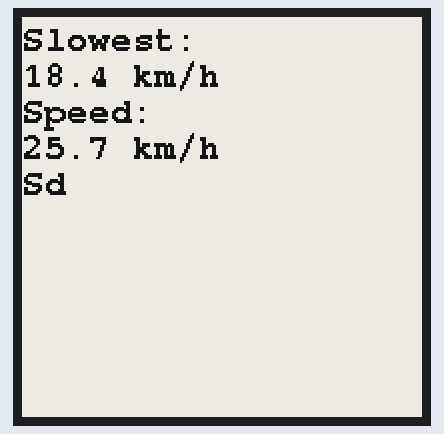
A sketch run on a simulated ESP8266 (NodeMCU). Shown: 200×200 one-colour display. Random numbers use the default seed unless the sketch sets one; what the sketch prints to the serial monitor is not drawn.

Above: at 0.6 s.

The sketch:

PartialUpdateTestnRecv.ino
```cpp
// PartialUpdateExample : example for Waveshare 1.54", 2.31" and 2.9" e-Paper and the same e-papers from Dalian Good Display Inc.
//
// Created by Jean-Marc Zingg based on demo code from Good Display for GDEP015OC1.
//
// The e-paper displays are available from:
//
// https://www.aliexpress.com/store/product/Wholesale-1-54inch-E-Ink-display-module-with-embedded-controller-200x200-Communicate-via-SPI-interface-Supports/216233_32824535312.html
//
// http://www.buy-lcd.com/index.php?route=product/product&path=2897_8363&product_id=35120
// or https://www.aliexpress.com/store/product/E001-1-54-inch-partial-refresh-Small-size-dot-matrix-e-paper-display/600281_32815089163.html
//

// Supporting Arduino Forum Topics:
// Waveshare e-paper displays with SPI: http://forum.arduino.cc/index.php?topic=487007.0
// Good Dispay ePaper for Arduino : https://forum.arduino.cc/index.php?topic=436411.0

// mapping suggestion from Waveshare 2.9inch e-Paper to Wemos D1 mini
// BUSY -> D2, RST -> D4, DC -> D3, CS -> D8, CLK -> D5, DIN -> D7, GND -> GND, 3.3V -> 3.3V

// mapping suggestion from Waveshare 2.9inch e-Paper to generic ESP8266
// BUSY -> GPIO4, RST -> GPIO2, DC -> GPIO0, CS -> GPIO15, CLK -> GPIO14, DIN -> GPIO13, GND -> GND, 3.3V -> 3.3V

// mapping suggestion for ESP32, e.g. LOLIN32, see .../variants/.../pins_arduino.h for your board
// NOTE: there are variants with different pins for SPI ! CHECK SPI PINS OF YOUR BOARD
// BUSY -> 4, RST -> 16, DC -> 17, CS -> SS(5), CLK -> SCK(18), DIN -> MOSI(23), GND -> GND, 3.3V -> 3.3V

// mapping suggestion for AVR, UNO, NANO etc.
// BUSY -> 7, RST -> 9, DC -> 8, CS-> 10, CLK -> 13, DIN -> 11

// include library, include base class, make path known
#include <GxEPD.h>

// select the display class to use, only one
#include <GxGDEP015OC1/GxGDEP015OC1.cpp>    // 1.54" b/w
//#include <GxGDE0213B1/GxGDE0213B1.cpp>      // 2.13" b/w
//#include <GxGDEH029A1/GxGDEH029A1.cpp>      // 2.9" b/w
//#include <GxGDEW042T2/GxGDEW042T2.cpp>      // 4.2" b/w
// these displays do not fully support partial update
//#include <GxGDEW0154Z17/GxGDEW0154Z17.cpp>  // 1.54" b/w/r 152x152
//#include <GxGDEW0213Z16/GxGDEW0213Z16.cpp>  // 2.13" b/w/r
//#include <GxGDEW029Z10/GxGDEW029Z10.cpp>    // 2.9" b/w/r
//#include <GxGDEW027C44/GxGDEW027C44.cpp>    // 2.7" b/w/r
//#include <GxGDEW027W3/GxGDEW027W3.cpp>      // 2.7" b/w
//#include <GxGDEW042Z15/GxGDEW042Z15.cpp>    // 4.2" b/w/r
//#include <GxGDEW0583T7/GxGDEW0583T7.cpp>    // 5.83" b/w
//#include <GxGDEW075T8/GxGDEW075T8.cpp>      // 7.5" b/w
//#include <GxGDEW075Z09/GxGDEW075Z09.cpp>    // 7.5" b/w/r

#include <GxIO/GxIO_SPI/GxIO_SPI.cpp>
#include <GxIO/GxIO.cpp>

// FreeFonts from Adafruit_GFX
#include <Fonts/FreeMonoBold9pt7b.h>

#include GxEPD_BitmapExamples

#if defined(ESP8266)

// generic/common.h
//static const uint8_t SS    = 15; // D8
//static const uint8_t MOSI  = 13; // D7
//static const uint8_t MISO  = 12; // D6
//static const uint8_t SCK   = 14; // D5

GxIO_Class io(SPI, /*CS=D8*/ SS, /*DC=D3*/ 0, /*RST=D4*/ 2); // arbitrary selection of D3(=0), D4(=2), selected for default of GxEPD_Class
GxEPD_Class display(io /*RST=D4*/ /*BUSY=D2*/); // default selection of D4(=2), D2(=4)

#elif defined(ESP32)

// pins_arduino.h, e.g. LOLIN32
//static const uint8_t SS    = 5;
//static const uint8_t MOSI  = 23;
//static const uint8_t MISO  = 19;
//static const uint8_t SCK   = 18;

GxIO_Class io(SPI, /*CS=5*/ SS, /*DC=*/ 17, /*RST=*/ 16); // arbitrary selection of 17, 16
GxEPD_Class display(io, /*RST=*/ 16, /*BUSY=*/ 4); // arbitrary selection of (16), 4

#elif defined(ARDUINO_ARCH_SAMD)

// variant.h of MKR1000
//#define PIN_SPI_MISO  (10u)
//#define PIN_SPI_MOSI  (8u)
//#define PIN_SPI_SCK   (9u)
//#define PIN_SPI_SS    (24u) // should be 4?
// variant.h of MKRZERO
//#define PIN_SPI_MISO  (10u)
//#define PIN_SPI_MOSI  (8u)
//#define PIN_SPI_SCK   (9u)
//#define PIN_SPI_SS    (4u)

GxIO_Class io(SPI, /*CS=*/ 4, /*DC=*/ 7, /*RST=*/ 6);
GxEPD_Class display(io, /*RST=*/ 6, /*BUSY=*/ 5);

#elif defined(ARDUINO_GENERIC_STM32F103C) && defined(MCU_STM32F103C8)

// STM32 Boards(STM32duino.com) Generic STM32F103C series STM32F103C8
// aka BluePill
// board.h
//#define BOARD_SPI1_NSS_PIN        PA4
//#define BOARD_SPI1_MOSI_PIN       PA7
//#define BOARD_SPI1_MISO_PIN       PA6
//#define BOARD_SPI1_SCK_PIN        PA5
//enum {
//    PA0, PA1, PA2, PA3, PA4, PA5, PA6, PA7, PA8, PA9, PA10, PA11, PA12, PA13,PA14,PA15,
//  PB0, PB1, PB2, PB3, PB4, PB5, PB6, PB7, PB8, PB9, PB10, PB11, PB12, PB13,PB14,PB15,
//  PC13, PC14,PC15
//};
// variant.h
//static const uint8_t SS   = BOARD_SPI1_NSS_PIN;
//static const uint8_t SS1  = BOARD_SPI2_NSS_PIN;
//static const uint8_t MOSI = BOARD_SPI1_MOSI_PIN;
//static const uint8_t MISO = BOARD_SPI1_MISO_PIN;
//static const uint8_t SCK  = BOARD_SPI1_SCK_PIN;

// new mapping suggestion for STM32F1, e.g. STM32F103C8T6 "BluePill"
// BUSY -> A1, RST -> A2, DC -> A3, CS-> A4, CLK -> A5, DIN -> A7

GxIO_Class io(SPI, /*CS=*/ SS, /*DC=*/ 3, /*RST=*/ 2);
GxEPD_Class display(io, /*RST=*/ 2, /*BUSY=*/ 1);

#elif defined(ARDUINO_GENERIC_STM32F103V) && defined(MCU_STM32F103VB)

// board.h
//#define BOARD_SPI1_NSS_PIN        PA4
//#define BOARD_SPI1_MOSI_PIN       PA7
//#define BOARD_SPI1_MISO_PIN       PA6
//#define BOARD_SPI1_SCK_PIN        PA5

// STM32 Boards(STM32duino.com) Generic STM32F103V series STM32F103VB
// Good Display DESPI-M01
// note: needs jumper wires from SS=PA4->CS, SCK=PA5->SCK, MOSI=PA7->SDI

GxIO_Class io(SPI, /*CS=*/ SS, /*DC=*/ PE15, /*RST=*/ PE14); // DC, RST as wired by DESPI-M01
GxEPD_Class display(io, /*RST=*/ PE14, /*BUSY=*/ PE13); // RST, BUSY as wired by DESPI-M01

#else

// pins_arduino.h, e.g. AVR
//#define PIN_SPI_SS    (10)
//#define PIN_SPI_MOSI  (11)
//#define PIN_SPI_MISO  (12)
//#define PIN_SPI_SCK   (13)

GxIO_Class io(SPI, /*CS=*/ SS, /*DC=*/ 8, /*RST=*/ 9); // arbitrary selection of 8, 9 selected for default of GxEPD_Class
GxEPD_Class display(io /*RST=9*/ /*BUSY=7*/); // default selection of (9), 7

#endif

#include <RCSwitch.h>

RCSwitch mySwitch = RCSwitch();

double speedSlowest = 18.4;


void setup(void)
{
  Serial.begin(115200);
  Serial.println();
  Serial.println("setup");
  //display.init(115200); // enable diagnostic output on Serial
  display.init(); // disable diagnostic output on Serial
  Serial.println("setup done");
  display.setTextColor(GxEPD_BLACK);
  display.setRotation(0);
  // draw background

  // cope with code size limitation
  //display.drawExampleBitmap(BitmapExample1, sizeof(BitmapExample1));
  display.setFont(&FreeMonoBold9pt7b);

  // partial update to full screen to preset for partial update of box window
  // (this avoids strange background effects)
  //display.drawExampleBitmap(BitmapExample1, sizeof(BitmapExample1), GxEPD::bm_default | GxEPD::bm_partial_update);
  display.setRotation(1);

  mySwitch.enableReceive(0);  // Receiver on inerrupt 0 => that is pin #2

  showPartialUpdate_AVR();
      //showPartialUpdate_AVR2();
      //showPartialUpdate_AVR3();
}

void loop()
{

  //showPartialUpdate_AVR();

  if (mySwitch.available()) {

    int value = mySwitch.getReceivedValue();

    if (value == 0) {
      Serial.print("Unknown encoding");
    } else {
      Serial.print("Received ");
      Serial.print( mySwitch.getReceivedValue() );
      Serial.print(" / ");
      Serial.print( mySwitch.getReceivedBitlength() );
      Serial.print("bit ");
      Serial.print("Protocol: ");
      Serial.println( mySwitch.getReceivedProtocol() );
      Serial.println ( (long) mySwitch.getReceivedRawdata() );

      showPartialUpdate_AVR();

    }
    mySwitch.resetAvailable();
  }

}

void drawCallback()
{
  uint16_t box_x = 0;
  uint16_t box_y = 0;
  uint16_t box_w = 190;
  uint16_t box_h = 180;
  uint16_t cursor_y = box_y + 16;
  display.fillRect(box_x, box_y, box_w, box_h, GxEPD_WHITE);
  display.setCursor(box_x, cursor_y);

  display.println("Slowest:");

  //double randomSpeed0 = ((double) random(110,280)) / 10;
  display.print(String(speedSlowest, 1));
  display.println(" km/h");

  display.println("Speed: ");

  double randomSpeed1 = ((double) random(110,280)) / 10;
  display.print(String(randomSpeed1, 1));
  display.println(" km/h");

  if(randomSpeed1 > speedSlowest){
    display.println("Sd");
  }

  //double randomSpeed2 = ((double) random(800,1300)) / 10;
  //display.print(String(randomSpeed2, 0));
  //display.println(" hz");

  //display.println("Puls: ");

  //double randomPuls = (double) random(80,130);
  //display.print(String(randomPuls, 1));
  //display.println(" bpm");

  /*
  display.print("Slowest: \n");

  double randomSpeed = ((double) random(110,280)) / 10;
  display.print(String(randomSpeed, 1));
  display.print(" km/h");

  cursor_y = cursor_y + 30;
  display.setCursor(box_x, cursor_y);

  display.print("Speed: \n");

  cursor_y = cursor_y + 22;
  display.setCursor(box_x, cursor_y);

  display.print("24 km/h \n");

  cursor_y = cursor_y + 27;
  display.setCursor(box_x, cursor_y);

  display.print("Puls: \n");

  cursor_y = cursor_y + 22;
  display.setCursor(box_x, cursor_y);

  //display.print("120 bpm");
  //display.setFont(&FreeMonoBold9pt7b);
  */
}
/*
void drawCallback2()
{
  uint16_t box_x = 80;
  uint16_t box_y = 110;
  uint16_t box_w = 110;
  uint16_t box_h = 70;
  uint16_t cursor_y = box_y + 16;
  display.fillRect(box_x, box_y, box_w, box_h, GxEPD_WHITE);
  display.setCursor(box_x, cursor_y);
  display.print("Speed: \n");
  display.setCursor(box_x, cursor_y +22);
  display.setFont(&FreeMonoBold12pt7b);

  display.print("24 km/h \n");
  display.setFont(&FreeMonoBold9pt7b);
  display.setCursor(box_x, cursor_y +47);
  display.print("3 Members");

}
/*
void drawCallback3()
{
  uint16_t box_x = 80;
  uint16_t box_y = 60;
  uint16_t box_w = 110;
  uint16_t box_h = 40;
  uint16_t cursor_y = box_y + 16;
  display.fillRect(box_x, box_y, box_w, box_h, GxEPD_WHITE);
  display.setCursor(box_x, cursor_y);
  display.print("! Slower !\n");
}

void drawCallbackDebug()
{
  uint16_t box_x = 80;
  uint16_t box_y = 60;
  uint16_t box_w = 110;
  uint16_t box_h = 70;
  uint16_t cursor_y = box_y + 16;
  display.fillRect(box_x, box_y, box_w, box_h, GxEPD_WHITE);
  display.setCursor(box_x, cursor_y);

  display.print("! Slower !\n");
  cursor_y = cursor_y + 27;
  display.setCursor(box_x, cursor_y);

  display.print("Speed: \n");
  display.setCursor(box_x, cursor_y +22);
  display.setFont(&FreeMonoBold12pt7b);

  display.print("24 km/h \n");
  display.setFont(&FreeMonoBold9pt7b);
  //display.setCursor(box_x, cursor_y +47);
  //display.print("3 Members");

  display.print(mySwitch.getReceivedValue());
}
*/
void showPartialUpdate_AVR()
{
  uint16_t box_x = 0;
  uint16_t box_y = 0;
  uint16_t box_w = 190;
  uint16_t box_h = 180;
  uint16_t cursor_y = box_y + 14;
  display.drawPagedToWindow(drawCallback, box_x, box_y, box_w, box_h);
}
/*
void showPartialUpdate_AVR2()
{
  uint16_t box_x = 80;
  uint16_t box_y = 110;
  uint16_t box_w = 110;
  uint16_t box_h = 70;
  uint16_t cursor_y = box_y + 14;
  display.drawPagedToWindow(drawCallback2, box_x, box_y, box_w, box_h);
}

void showPartialUpdate_AVR3()
{
  uint16_t box_x = 80;
  uint16_t box_y = 60;
  uint16_t box_w = 110;
  uint16_t box_h = 40;
  uint16_t cursor_y = box_y + 14;
  display.drawPagedToWindow(drawCallback3, box_x, box_y, box_w, box_h);
}

void showPartialUpdate_AVRDebug()
{
  uint16_t box_x = 80;
  uint16_t box_y = 60;
  uint16_t box_w = 110;
  uint16_t box_h = 70;
  uint16_t cursor_y = box_y + 14;
  display.drawPagedToWindow(drawCallbackDebug, box_x, box_y, box_w, box_h);
}

*/
```
